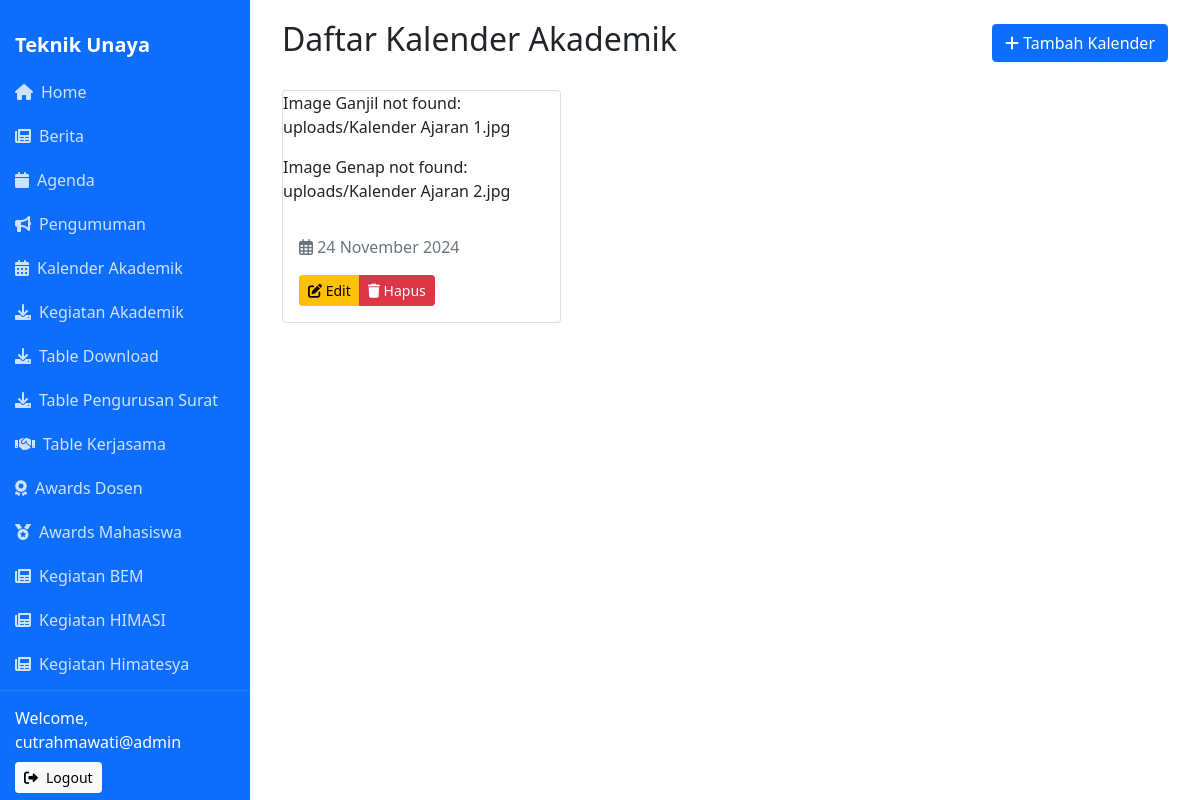
Screenshot of /admin/view_kalender.php (signed in) with the database file from the repository.
### tables this page shows
CREATE TABLE `kalender` (
  `id_kalender` int(11) NOT NULL,
  `image_ganjil` varchar(255) NOT NULL,
  `image_genap` varchar(255) NOT NULL,
  `date` date NOT NULL
);

### admin/view_kalender.php (the view)
<?php
include '../db.php';
include 'header.php';
$result = $conn->query("SELECT * FROM kalender ORDER BY date DESC");
?>
<div class="container">
    <div class="d-flex justify-content-between align-items-center mb-4">
        <h2>Daftar Kalender Akademik</h2>
        <a href="create_kalender.php" class="btn btn-primary">
            <i class="fas fa-plus"></i> Tambah Kalender
        </a>
    </div>
    <div class="row">
        <?php while ($row = $result->fetch_assoc()): ?>
        <div class="col-md-4">
            <div class="card">
                <?php
                $imageGanjilPath = "uploads/" . $row['image_ganjil'];
                $imageGenapPath = "uploads/" . $row['image_genap'];
                if (file_exists($imageGanjilPath)) {
                    echo '<img src="' . $imageGanjilPath . '" class="card-img-top" style="height: 200px; object-fit: cover;">';
                } else {
                    echo '<p>Image Ganjil not found: ' . $imageGanjilPath . '</p>';
                }
                if (file_exists($imageGenapPath)) {
                    echo '<img src="' . $imageGenapPath . '" class="card-img-top" style="height: 200px; object-fit: cover;">';
                } else {
                    echo '<p>Image Genap not found: ' . $imageGenapPath . '</p>';
                }
                ?>
                <div class="card-body">
                    <p class="text-muted"><i class="far fa-calendar-alt"></i> <?php echo date('d F Y', strtotime($row['date'])); ?></p>
                    <div class="btn-group">
                        <a href="edit_kalender.php?id_kalender=<?php echo $row['id_kalender']; ?>" class="btn btn-warning btn-sm btn-action">
                            <i class="fas fa-edit"></i> Edit
                        </a>
                        <a href="delete_kalender.php?id_kalender=<?php echo $row['id_kalender']; ?>" class="btn btn-danger btn-sm btn-action"
                           onclick="return confirm('Yakin ingin menghapus?')">
                            <i class="fas fa-trash"></i> Hapus
                        </a>
                    </div>
                </div>
            </div>
        </div>
        <?php endwhile; ?>
    </div>
</div>

### rows the page displays
kalender: image_ganjil "uploads/Kalender Ajaran 1.jpg", image_genap "uploads/Kalender Ajaran 2.jpg", date "24 November 2024"

### other values shown
$_SESSION['admin_username'] "cutrahmawati@admin"
